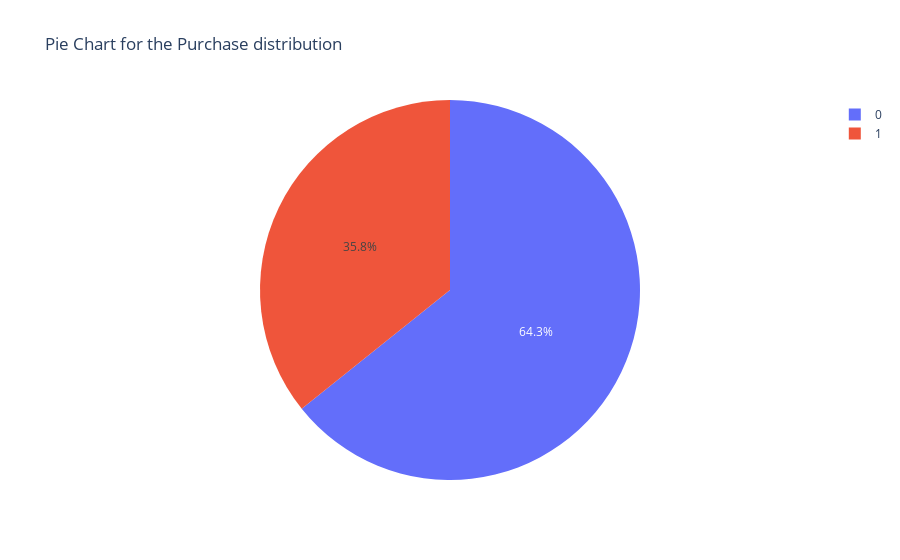

Notebook code cell kept with this figure:
### Code cell
purchase_count = df['Purchased'].value_counts().reset_index()
purchase_count.columns = ["Purchased", "count"]
# purchase_count['Purchased'] = df["Purchased"].map({0: "Not purchase", 1: "purchase"})
purchase_count

fig = px.pie(
    purchase_count,
    names='Purchased',
    values='count',
    title='Pie Chart for the Purchase distribution'
)

fig.show()

### Figure 1 — Plotly figure (JSON) as saved in the notebook; plotly's stock layout.template omitted (floating-point values rounded to 4 significant figures)
{"data": [{"domain": {"x": [0, 1], "y": [0, 1]}, "hovertemplate": "Purchased=%{label}<br>count=%{value}<extra></extra>", "labels": [0, 1], "legendgroup": "", "name": "", "showlegend": true, "type": "pie", "values": [257, 143]}], "layout": {"legend": {"tracegroupgap": 0}, "title": {"text": "Pie Chart for the Purchase distribution"}}}
